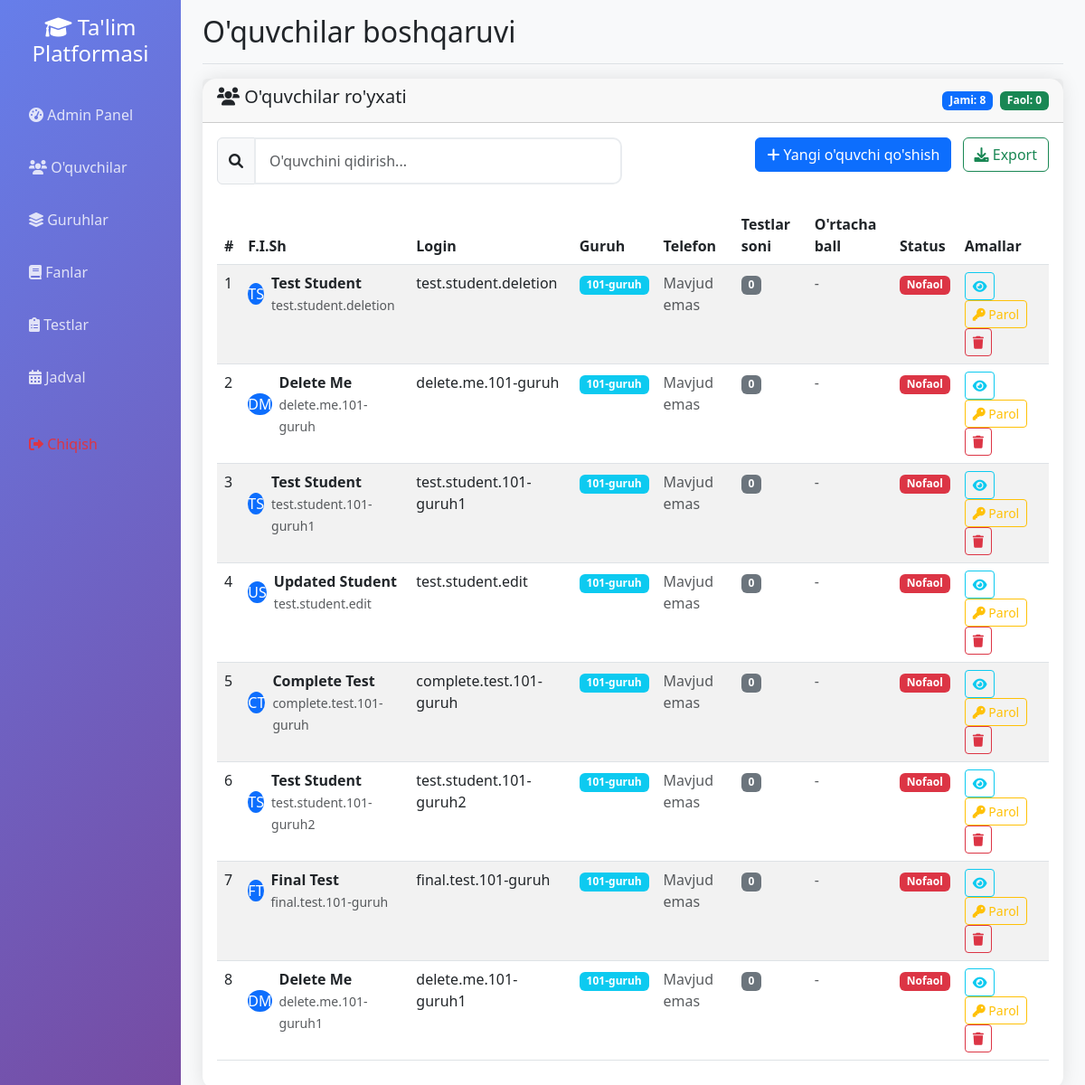
Before: /admin/students (signed in) with the older database file.
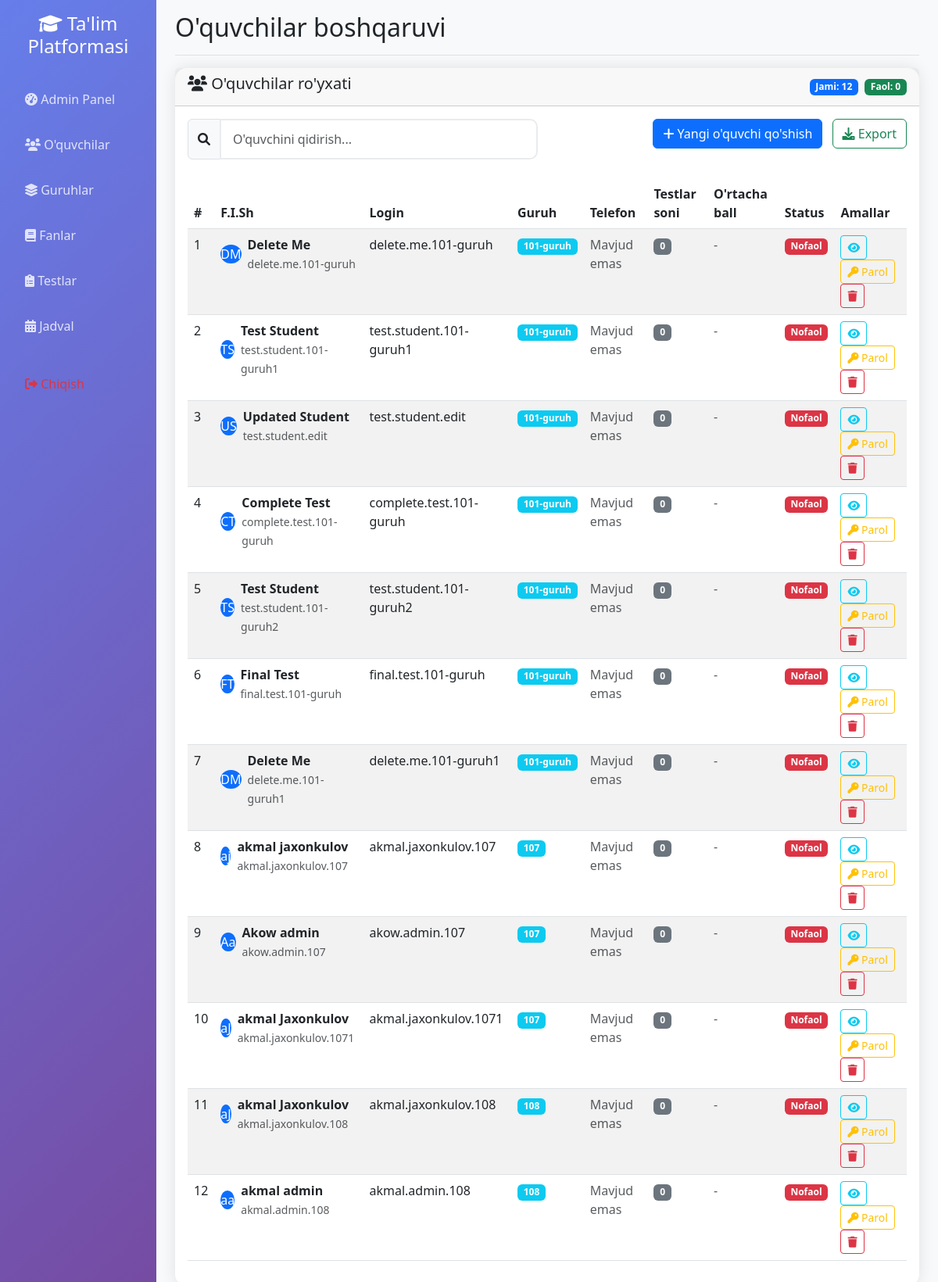
After: the same page with the newer database file.
### app.py (models this page shows)
class User(db.Model):
    __tablename__ = 'user'
    id = db.Column(db.Integer, primary_key=True)
    username = db.Column(db.String(80), unique=True, nullable=False, index=True)
    password_hash = db.Column(db.String(255), nullable=False)
    first_name = db.Column(db.String(50), nullable=False)
    last_name = db.Column(db.String(50), nullable=False)
    is_admin = db.Column(db.Boolean, default=False)
    is_group_leader = db.Column(db.Boolean, default=False)
    needs_password_change = db.Column(db.Boolean, default=False)
    group_id = db.Column(db.Integer, db.ForeignKey('group.id'), nullable=True)
    group = db.relationship('Group', backref=db.backref('students', lazy=True, cascade='all, delete-orphan'), foreign_keys=[group_id])
    test_registrations = db.relationship('TestRegistration', backref='student', lazy=True, cascade='all, delete-orphan')
    test_results = db.relationship('TestResult', backref='student', lazy=True, cascade='all, delete-orphan')
    difficult_topics = db.relationship('DifficultTopic', backref='student', lazy=True, cascade='all, delete-orphan')

class Group(db.Model):
    __tablename__ = 'group'
    id = db.Column(db.Integer, primary_key=True)
    name = db.Column(db.String(50), unique=True, nullable=False, index=True)
    description = db.Column(db.Text)
    total_score = db.Column(db.Integer, default=0)
    leader = db.relationship('User', backref=db.backref('led_group', uselist=False), foreign_keys=[User.group_id])
    schedules = db.relationship('Schedule', backref='group', lazy=True, cascade='all, delete-orphan')

### app.py (the view)
@app.route('/admin/students')
def admin_students():
    if not session.get('logged_in', False) or not session.get('is_admin', False):
        return redirect(url_for('login'))
    students = User.query.filter_by(is_admin=False, is_group_leader=False).all()
    groups = Group.query.all()
    return render_template('admin_students.html', students=students, groups=groups)

### app.py (called while the page is built, shortened)
@app.context_processor
def inject_user():
    class CurrentUser:
        def __init__(self):
            self.is_authenticated = session.get('logged_in', False)
            self.is_admin = session.get('is_admin', False)
            self.is_group_leader = session.get('is_group_leader', False)
            self.username = session.get('username', '')
            self.id = session.get('user_id', None)
    return dict(current_user=CurrentUser(), datetime=datetime)

### templates/admin_students.html (shortened to what this page needs)
{% extends "base.html" %}
{% block page_title %}O'quvchilar boshqaruvi{% endblock %}
{% block content %}
<div class="row">
    <div class="col-12">
        <div class="card">
            <div class="card-header d-flex justify-content-between align-items-center">
                <h5><i class="fas fa-users"></i> O'quvchilar ro'yxati</h5>
                <div class="d-flex gap-2">
                    <span class="badge bg-primary">Jami: {{ students|length }}</span>
                    <span class="badge bg-success">Faol: {{ students|selectattr('is_active', 'equalto', true)|list|length }}</span>
                </div>
            </div>
            <div class="card-body">
                <div class="row mb-4">
                    <div class="col-md-6">
                        <div class="input-group">
                            <span class="input-group-text"><i class="fas fa-search"></i></span>
                            <input type="text" class="form-control" id="searchStudent" placeholder="O'quvchini qidirish...">
                        </div>
                    </div>
                    <div class="col-md-6 text-end">
                        <button class="btn btn-primary" type="button" data-bs-toggle="collapse" data-bs-target="#addStudentForm">
                            <i class="fas fa-plus"></i> Yangi o'quvchi qo'shish
                        </button>
                        <button class="btn btn-outline-success ms-2" onclick="exportStudents()">
                            <i class="fas fa-download"></i> Export
                        </button>
                    </div>
                </div>
                {% if students %}
                <div class="table-responsive">
                    <table class="table table-striped">
                        <thead>
                            <tr>
                                <th>#</th>
                                <th>F.I.Sh</th>
                                <th>Login</th>
                                <th>Guruh</th>
                                <th>Telefon</th>
                                <th>Testlar soni</th>
                                <th>O'rtacha ball</th>
                                <th>Status</th>
                                <th>Amallar</th>
                            </tr>
                        </thead>
                        <tbody>
                            {% for student in students %}
                            <tr>
                                <td>{{ loop.index }}</td>
                                <td>
                                    <div class="d-flex align-items-center">
                                        <div class="avatar-sm bg-primary text-white rounded-circle me-2 d-flex align-items-center justify-content-center">
                                            {{ student.first_name[0] }}{{ student.last_name[0] }}
                                        </div>
                                        <div>
                                            <div class="fw-bold">{{ student.first_name }} {{ student.last_name }}</div>
                                            <small class="text-muted">{{ student.username }}</small>
                                        </div>
                                    </div>
                                </td>
                                <td>{{ student.username }}</td>
                                <td>
                                    <span class="badge bg-info">{{ student.group.name }}</span>
                                </td>
                                <td>
                                    {% if student.phone %}
                                        {{ student.phone }}
                                    {% else %}
                                        <span class="text-muted">Mavjud emas</span>
                                    {% endif %}
                                </td>
                                <td>
                                    <span class="badge bg-secondary">{{ student.test_results|length }}</span>
                                </td>
                                <td>
                                    {% if student.test_results %}
                                        {% set total = student.test_results|sum(attribute='score') %}
                                        {% set count = student.test_results|sum(attribute='total_questions') %}
                                        {% set percentage = (total / count * 100) %}
                                        <div class="progress" style="height: 20px;">
                                            <div class="progress-bar {% if percentage >= 80 %}bg-success{% elif percentage >= 60 %}bg-warning{% else %}bg-danger{% endif %}"
                                                 role="progressbar" data-percentage="{{ percentage }}">
                                                {{ "%.1f"|format(percentage) }}%
                                            </div>
                                        </div>
                                    {% else %}
                                        <span class="text-muted">-</span>
                                    {% endif %}
                                </td>
                                <td>
                                    {% if student.is_active %}
                                        <span class="badge bg-success">Faol</span>
                                    {% else %}
                                        <span class="badge bg-danger">Nofaol</span>
                                    {% endif %}
                                </td>
                                <td>
                                    <a href="{{ url_for('admin_edit_student', student_id=student.id) }}" class="btn btn-sm btn-outline-info">
                                        <i class="fas fa-eye"></i>
                                    </a>
                                    <button type="button" class="btn btn-sm btn-outline-warning" data-bs-toggle="modal" data-bs-target="#resetPasswordModal{{ student.id }}">
                                        <i class="fas fa-key"></i> Parol
                                    </button>
                                    <form method="POST" action="{{ url_for('admin_delete_student', student_id=student.id) }}" style="display: inline;">
                                        <button type="submit" class="btn btn-sm btn-outline-danger" onclick="return confirm('Rostdan ham ushbu o\'quvchini o\'chirmoqchimisiz?')">
                                            <i class="fas fa-trash"></i>
                                        </button>
                                    </form>
                                </td>
                            </tr>
                            {% endfor %}
                        </tbody>
                    </table>
                </div>
                {% else %}
                <div class="text-center py-5">
                    <i class="fas fa-users fa-4x text-muted mb-3"></i>
                    <h4 class="text-muted">O'quvchilar mavjud emas</h4>
                    <p class="text-muted">Yangi o'quvchi qo'shing</p>
                </div>
                {% endif %}
            </div>
        </div>
    </div>
</div>
{% endblock %}

### templates/base.html (shortened to what this page needs)
<!DOCTYPE html>
<html lang="uz">
<head>
    <link href="https://cdn.jsdelivr.net/npm/bootstrap@5.3.0/dist/css/bootstrap.min.css" rel="stylesheet">
    <link rel="stylesheet" href="{{ url_for('static', filename='css/enhanced_ui.css') }}">
    <link href="https://cdnjs.cloudflare.com/ajax/libs/font-awesome/6.0.0/css/all.min.css" rel="stylesheet">
</head>
<body>
    <div class="container-fluid">
        <div class="row">
            <nav class="col-md-3 col-lg-2 d-md-block sidebar collapse" id="sidebar">
                <div class="position-sticky pt-3">
                    <div class="text-center mb-4">
                        <h4 class="text-white">
                            <i class="fas fa-graduation-cap"></i> Ta'lim Platformasi
                        </h4>
                    </div>
                    <ul class="nav flex-column">
                        {% if current_user.is_authenticated %}
                            {% if current_user.is_admin %}
                                <li class="nav-item">
                                    <a class="nav-link" href="{{ url_for('admin_dashboard') }}">
                                        <i class="fas fa-tachometer-alt"></i> Admin Panel
                                    </a>
                                </li>
                                <li class="nav-item">
                                    <a class="nav-link" href="{{ url_for('admin_students') }}">
                                        <i class="fas fa-users"></i> O'quvchilar
                                    </a>
                                </li>
                                <li class="nav-item">
                                    <a class="nav-link" href="{{ url_for('admin_groups') }}">
                                        <i class="fas fa-layer-group"></i> Guruhlar
                                    </a>
                                </li>
                                <li class="nav-item">
                                    <a class="nav-link" href="{{ url_for('admin_subjects') }}">
                                        <i class="fas fa-book"></i> Fanlar
                                    </a>
                                </li>
                                <li class="nav-item">
                                    <a class="nav-link" href="{{ url_for('admin_tests') }}">
                                        <i class="fas fa-clipboard-list"></i> Testlar
                                    </a>
                                </li>
                                <li class="nav-item">
                                    <a class="nav-link" href="{{ url_for('admin_schedule') }}">
                                        <i class="fas fa-calendar-alt"></i> Jadval
                                    </a>
                                </li>
                            {% endif %}
                            <li class="nav-item mt-3">
                                <a class="nav-link text-danger" href="{{ url_for('logout') }}">
                                    <i class="fas fa-sign-out-alt"></i> Chiqish
                                </a>
                            </li>
                        {% endif %}
                    </ul>
                </div>
            </nav>
            <main class="col-md-9 ms-sm-auto col-lg-10 px-md-4 main-content">
                <div class="d-flex justify-content-between flex-wrap flex-md-nowrap align-items-center pt-3 pb-2 mb-3 border-bottom">
                    <h1 class="h2">{% block page_title %}Ta'lim Platformasi{% endblock %}</h1>
                </div>
                {% block content %}{% endblock %}
            </main>
        </div>
    </div>
</body>
</html>

### static/css/enhanced_ui.css (style rules this page uses)
.btn-enhanced { position: relative; overflow: hidden; transition: all 0.3s ease; }
.card-enhanced { border: none; box-shadow: 0 10px 30px rgba(0, 0, 0, 0.1); transition: all 0.3s ease; }
.form-control-enhanced { border: 2px solid #e9ecef; border-radius: 10px; padding: 12px 15px; transition: all 0.3s ease; }

### templates/base.html (style rules this page uses)
.sidebar { min-height: 100vh; background: linear-gradient(135deg, #667eea 0%, #764ba2 100%); }
.sidebar .nav-link { color: rgba(255, 255, 255, 0.8); padding: 12px 20px; margin: 5px 0; border-radius: 8px; transition: all 0.3s; }
.main-content { background: #f8f9fa; min-height: 100vh; }
.card { border: none; border-radius: 15px; box-shadow: 0 0 20px rgba(0,0,0,0.1); transition: transform 0.3s; }

Changed rows visible on the page:
removed User: first_name "T", last_name "S", first_name "Test", last_name "Student", username "test.student.deletion", group.name "101-guruh", test_results|length "0"
added User: first_name "a", last_name "j", first_name "akmal", last_name "jaxonkulov", username "akmal.jaxonkulov.107", group.name "107", test_results|length "0"
added User: first_name "A", last_name "a", first_name "Akow", last_name "admin", username "akow.admin.107", group.name "107", test_results|length "0"
added User: first_name "a", last_name "J", first_name "akmal", last_name "Jaxonkulov", username "akmal.jaxonkulov.1071", group.name "107", test_results|length "0"
added User: first_name "a", last_name "J", first_name "akmal", last_name "Jaxonkulov", username "akmal.jaxonkulov.108", group.name "108", test_results|length "0"
added User: first_name "a", last_name "a", first_name "akmal", last_name "admin", username "akmal.admin.108", group.name "108", test_results|length "0"
Other visible differences:
{{ students|length }}: "8" → "12"
